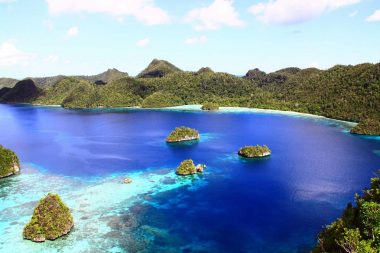
#> input picture images/landscape.jpg, 380 x 253 px, found by its file name
$ jupyter execute 'Singular Value Decomposition.ipynb'
#> lines starting #> are read from the running program, lines starting #| are printed output that depends on the picture; long printed decimals are rounded
[cell 1]
import numpy as np
from random import randrange
import os
from PIL import Image
import matplotlib.pyplot as plt

##### Load the Image and convert to grayscale

[cell 2]
img = Image.open('..\images\landscape.jpg').convert('L').resize((256,256))
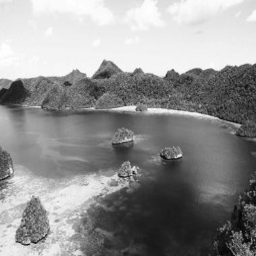
#> img: PIL image 256x256 L; min 3, max 255, mean 144.7

[cell 3]
plt.imshow(img, cmap='gray')

### Compute Singular Value Decomposition

[cell 4]
U, S, V = np.linalg.svd(np.array(img), full_matrices = False)
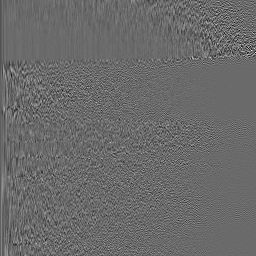
#> U: shape (256, 256) float64; min -0.427, max 0.594, mean -0.000173; drawn with min black and max white
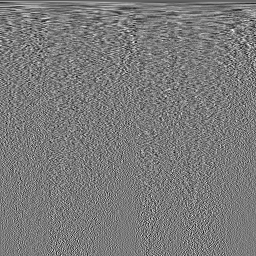
#> V: shape (256, 256) float64; min -0.273, max 0.293, mean -0.00027; drawn with min black and max white
#> S = 256 values, max 40343.6 at index 0, min 0.0247 at index 255, mean 378
S = np.diag(S)
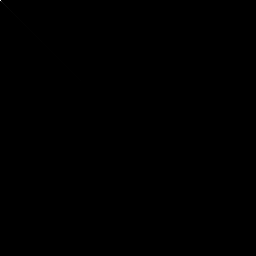
#> S: shape (256, 256) float64; min 0, max 40343.6, mean 1.5; drawn with min black and max white

    The Plot below represents the energy of each singular vector adds to the overall image

[cell 5]
plt.plot(np.cumsum(S)/np.sum(S))
plt.title('Cumulative Sum of Sigma Matrix')
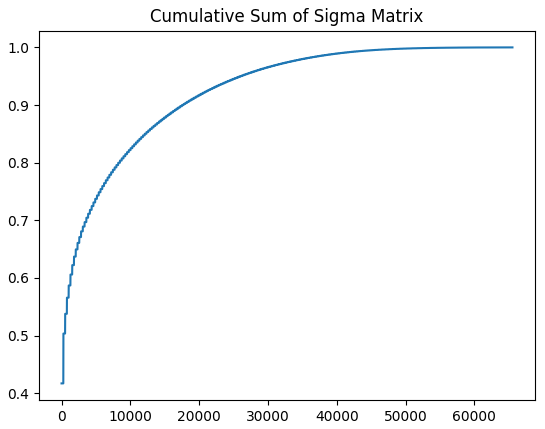
#> figure drawn by matplotlib, 1 panel; curve peaks at x = 65535, y = 1

### Image Reconstruction

    The energy in the first I columns can be calculated using the following formula

$$||I|| = \text{trace}[I^T \times I] = \sum_{i=1}^m \sum_{j=1}^{n} I^2 (i,j) = \sum_{i=1}^{n} \sigma_i^2$$

#### First 5 Columns

    Only keeping the first 5 columns of the SVD matrices, truncating the rest and reconstructing the original image

[cell 6]
r = 5
reconstruction = U[:,:r] @ S[0:r,:r] @ V[:r,:r]
#> reconstruction = 256 rows, first 6: [234.2, 235, 235.8, 237.2, 236.9], [234.6, 235.5, 236.2, 237.4, 237], [233.6, 234.4, 235.1, 236.3, 235.9], [232, 232.8, 233.4, 234.7, 234.2], [231.7, 232.5, 233, 234.3, 233.8], [233, 233.7, 234.1, 235.2, 234.7]

[cell 7]
energy = 0
for i in range(r):
    energy = energy + S[i][i] * S[i][i]
#> this loop made 5 passes
#> energy on passes 1 to 5: 1.63e+09, 1.7e+09, 1.71e+09, 1.72e+09, 1.72e+09
#> after the loop, energy = 1.72e+09
energy = energy / np.sum(np.square(S))
#> energy = 0.987

print("The first "+ str(r) + " columns contained " + str(energy * 100) + " % of the original energy of the image")
#| The first 5 columns contained 98.690 % of the original energy of the image

[cell 8]
plt.imshow(reconstruction, cmap = 'gray')
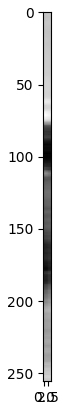
#> figure drawn by matplotlib, 1 panel

### First 10 Columns

[cell 9]
r = 10
reconstruction = U[:,:r] @ S[0:r,:r] @ V[:r,:]
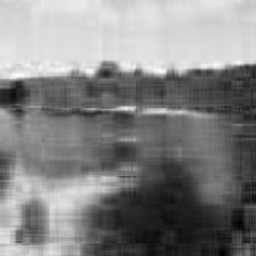
#> reconstruction: shape (256, 256) float64; min 1.86, max 278.5, mean 144.7; drawn with min black and max white

[cell 10]
energy = 0
for i in range(r):
    energy = energy + S[i][i]*S[i][i]
#> this loop made 10 passes
#> energy on passes 1 to 10: 1.63e+09, 1.7e+09, 1.71e+09, 1.72e+09, 1.72e+09, 1.72e+09, 1.73e+09, 1.73e+09, 1.73e+09, 1.73e+09
#> after the loop, energy = 1.73e+09
energy = energy / np.sum(np.square(S))
#> energy = 0.993
print('The first ' + str(r) + ' columns contained ' + str(energy * 100) + '% of the original energy of the image')
#| The first 10 columns contained 99.296% of the original energy of the image

[cell 11]
plt.imshow(reconstruction,cmap='gray')

### First 25 Columns

[cell 12]
r = 25
reconstruction = U[:,:r] @ S[0:r,:r] @ V[:r,:]
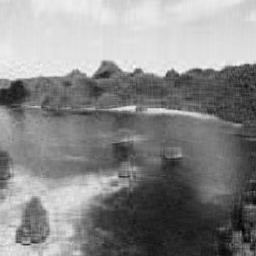
#> reconstruction: shape (256, 256) float64; min -7.95, max 275.1, mean 144.7; drawn with min black and max white

[cell 13]
energy = 0
for i in range(r):
    energy = energy + S[i][i]*S[i][i]
#> this loop made 25 passes
#> after the loop, energy = 1.74e+09
energy = energy / np.sum(np.square(S))
#> energy = 0.997
print('The first ' + str(r) + ' columns contained ' + str(energy * 100) + '% of the original energy of the image')
#| The first 25 columns contained 99.700% of the original energy of the image

[cell 14]
plt.imshow(reconstruction,cmap='gray')

### First 50 columns

[cell 15]
r = 50
reconstruction = U[:,:r] @ S[0:r,:r] @ V[:r,:]

[cell 16]
energy = 0
for i in range(r):
    energy = energy + S[i][i]*S[i][i]
#> this loop made 50 passes
#> after the loop, energy = 1.74e+09
energy = energy / np.sum(np.square(S))
#> energy = 0.999
print('The first ' + str(r) + ' columns contained ' + str(energy * 100) + '% of the original energy of the image')
#| The first 50 columns contained 99.885% of the original energy of the image
